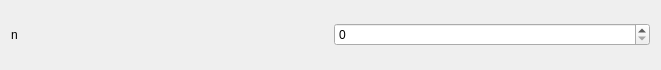
<?xml version="1.0" encoding="UTF-8"?>
<ui version="4.0">
 <class>Form</class>
 <widget class="QWidget" name="Form">
  <property name="geometry">
   <rect>
    <x>0</x>
    <y>0</y>
    <width>661</width>
    <height>70</height>
   </rect>
  </property>
  <property name="windowTitle">
   <string>Form</string>
  </property>
  <layout class="QGridLayout" name="gridLayout">
   <item row="0" column="0">
    <widget class="QLabel" name="label">
     <property name="text">
      <string>n</string>
     </property>
    </widget>
   </item>
   <item row="0" column="1">
    <widget class="QSpinBox" name="n_value"/>
   </item>
  </layout>
 </widget>
 <resources/>
 <connections/>
</ui>
